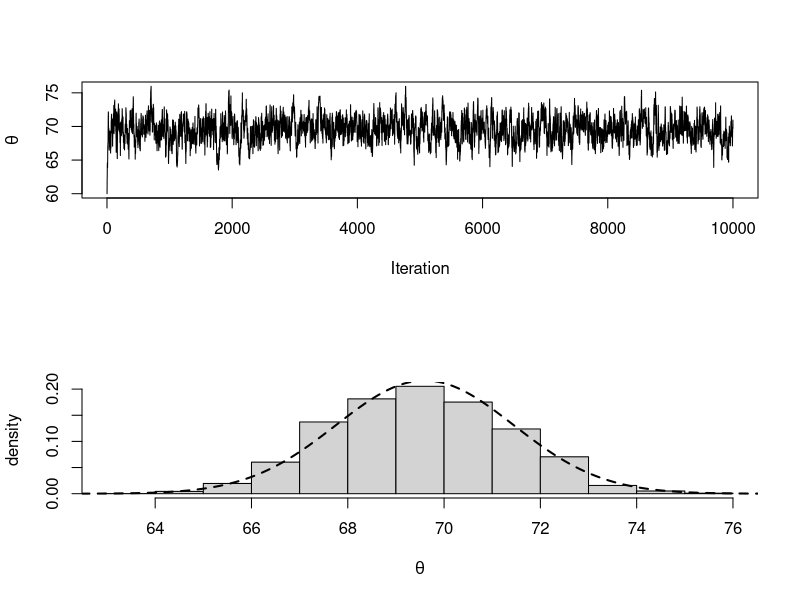

Reproduce this figure in R.
# In this example, we consider a normal model with known variance. We use normal prior for the mean and use MCMC for sampling from the posterior distribution. We compare this distribution with the colsed form based on the conjugacy of prior.

# The inputs are the number of iterations (nIterations) and the step size (delta), which here is the varaince of the proposal distribution.

normMetropolis = function(nIterations = 1000, delta = 1) {
	
	# These are the parameters of the prior normal distribution for the mean
	mu0 = 65; tau0 = 3

	# This is the observed data
	yObs = c(72, 75, 70)
	
	n = length(yObs);
	sigma = 4 # standard deviation of the data, which is assumed to be known
	
	# theta is a vector that stors the posterior samples
	theta = rep(NA, nIterations)
	
	# We use the sample mean as our starting point
	theta[1] = 60
	
	for(i in 2:nIterations) {
		
		# Proposing a new point from the N(theta, delta) distribution distribution
		thetaPrime = rnorm(1, theta[i-1], delta)
		
		# Evaluating the posterior probability of the new point
   		postThetaPrime = getPosterior(thetaPrime, yObs, sigma, mu0, tau0);
    
    	# Evaluating the posterior probability of the current point
   		postThetaCurrent = getPosterior(theta[i-1], yObs, sigma, mu0, tau0);
		
		# Calculating the acceptance probability 
		acceptanceRate = min(1, postThetaPrime/postThetaCurrent);

		# Deciding whether to accept the proposed value or not
		u = runif(1);
		if (u<= acceptanceRate) {
			theta[i] = thetaPrime;
		} else {
			theta[i] = theta[i-1];
		}


	}

	# Returning posterior samples
	return(theta);
}


# This function calculates the posterior density up to a constant
getPosterior = function(theta, yObs, sigma, mu0, tau0) {
	prior = exp(-(theta - mu0)^2/(2*tau0^2))
	likelihood = exp(- sum((yObs-theta)^2)/(2*sigma^2))
	posterior = prior * likelihood
	return(posterior)
}



# Running the program
nIterations = 10000
delta = 1
theta = normMetropolis(nIterations, delta)

par(mfrow=c(2, 1))
plot(theta, xlab='Iteration', ylab=expression(theta), type='l')

# Discarding the first 5000 samples
burnIn = 5000

# Plotting the histogram of posterior samples
hist(theta[burnIn:nIterations], xlab = expression(theta), ylab = "density", freq = FALSE, main='')

# Comparing it with the posterior distribution from the closed form based on the conjugacy of prior
theta0 = seq(50, 90, by = 0.01);
thetaConjugate = dnorm(theta0, 69.6, sqrt(3.4));
lines(theta0, thetaConjugate, lty=2, lwd=2)